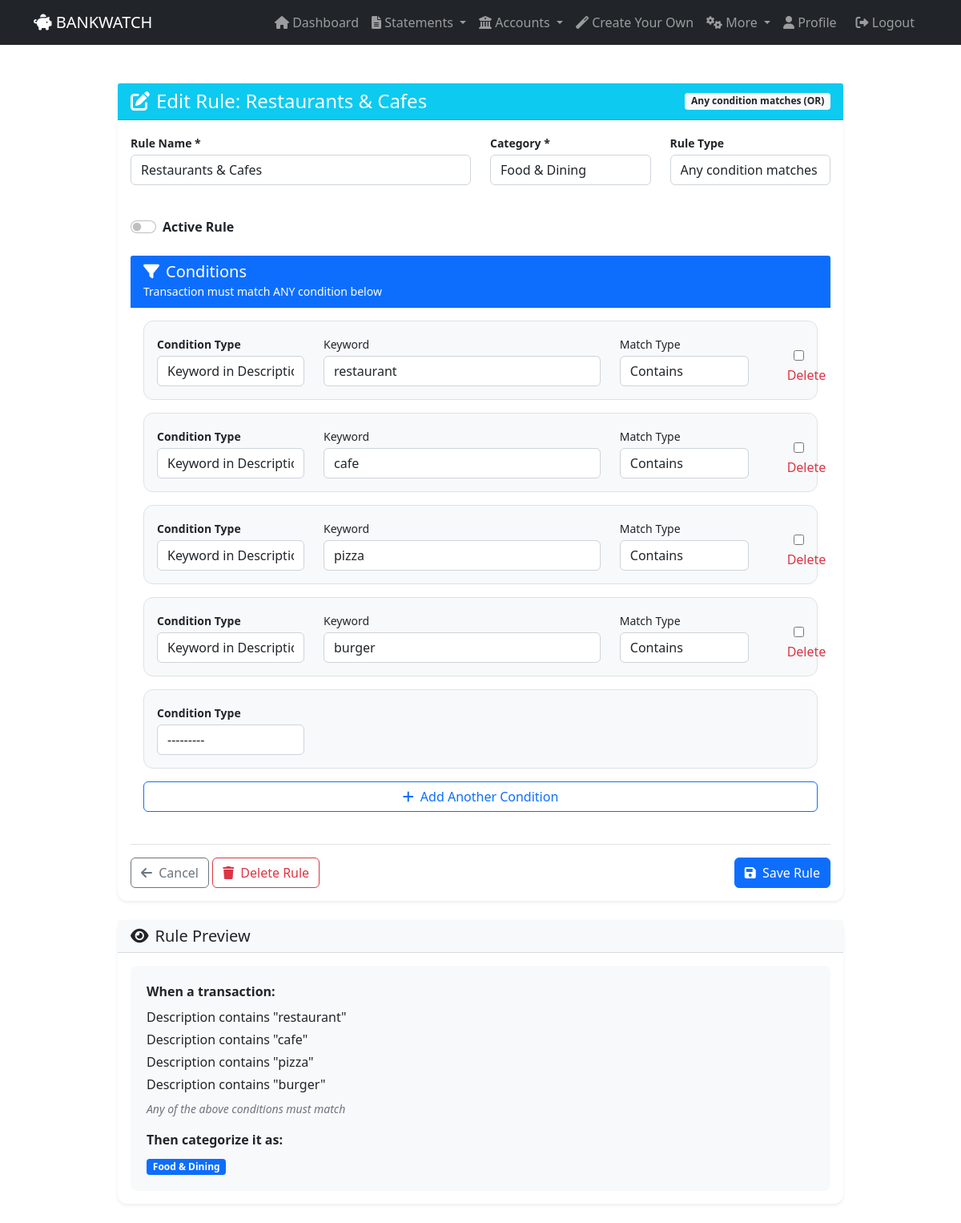
Page /analyzer/rules/7/edit/ (signed in) on the earlier database version.
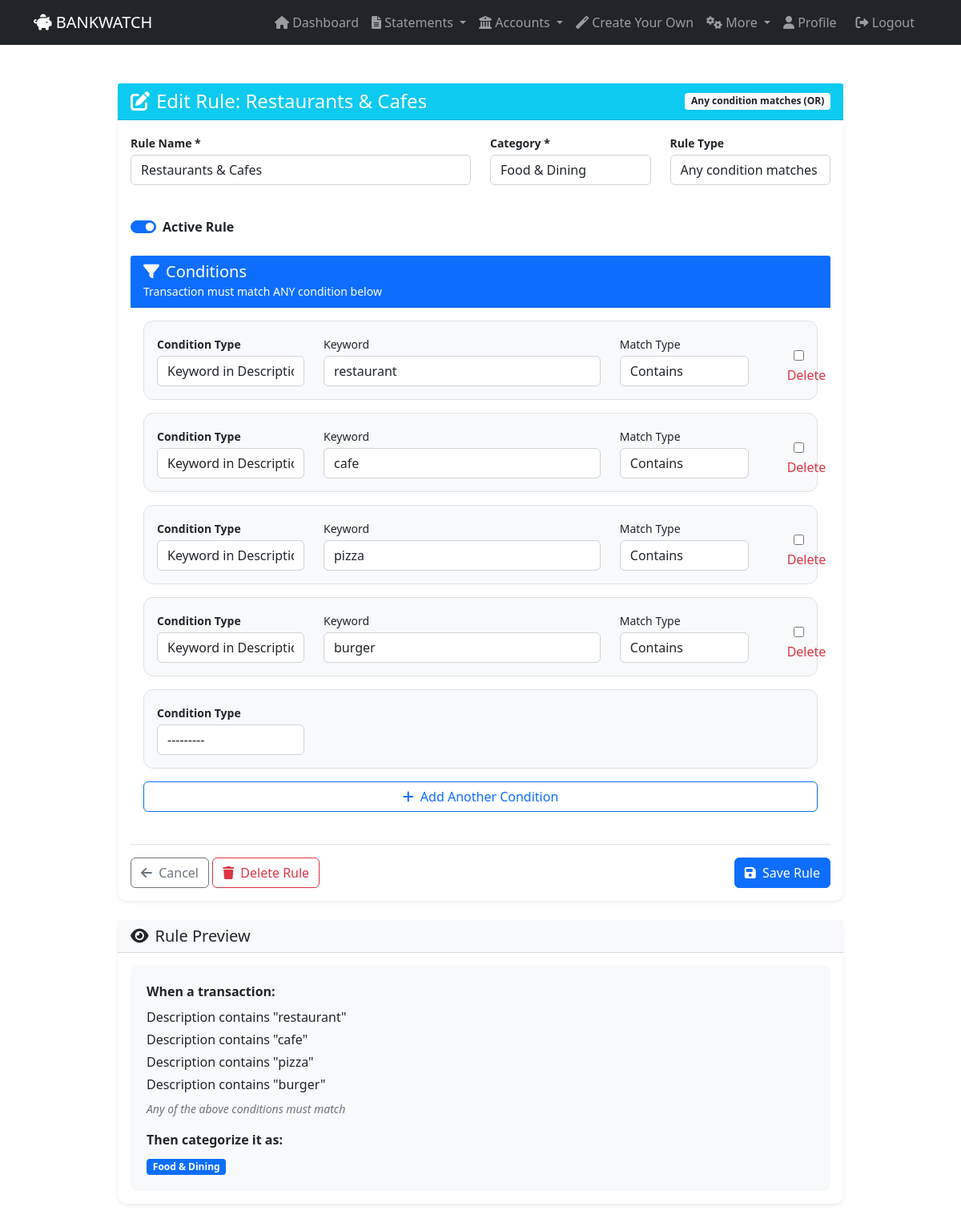
Same page on the later database version.
### analyzer/models.py (models this page shows, shortened)
class Rule(models.Model):
    user = models.ForeignKey(User, on_delete=models.CASCADE, related_name='rules')
    name = models.CharField(max_length=100)
    category = models.CharField(max_length=20, choices=Transaction.CATEGORY_CHOICES, default='OTHER')
    is_active = models.BooleanField(default=True)
    created_at = models.DateTimeField(auto_now_add=True)
    updated_at = models.DateTimeField(auto_now=True)
    RULE_TYPE_CHOICES = [
        ('AND', 'All conditions must match (AND)'),
        ('OR', 'Any condition matches (OR)'),
    ]
    rule_type = models.CharField(max_length=3, choices=RULE_TYPE_CHOICES, default='AND')

### analyzer/views.py (the view)
# urls.py: path('rules/<int:rule_id>/edit/', views.edit_rule, name='edit_rule'),
@login_required
def edit_rule(request, rule_id):
    rule = get_object_or_404(Rule, id=rule_id, user=request.user)
    if request.method == 'POST':
        form = RuleForm(request.POST, instance=rule)
        formset = RuleConditionFormSet(request.POST, instance=rule)
        if form.is_valid() and formset.is_valid():
            try:
                form.save()
                formset.save()
                messages.success(request, f'Rule "{rule.name}" updated successfully!')
                return redirect('rules_list')
            except Exception as e:
                messages.error(request, f'Error saving rule: {str(e)}')
        else:
            error_messages = []
            for field, errors in form.errors.items():
                for error in errors:
                    error_messages.append(f"{field}: {error}")
            for formset_error in formset.non_form_errors():
                error_messages.append(formset_error)
            if error_messages:
                messages.error(request, 'Please correct the errors: ' + '; '.join(error_messages))
    else:
        form = RuleForm(instance=rule)
        formset = RuleConditionFormSet(instance=rule)
    return render(request, 'analyzer/edit_rule.html', {
        'form': form,
        'formset': formset,
        'rule': rule
    })

### analyzer/rules_forms.py
class RuleForm(forms.ModelForm):
    class Meta:
        model = Rule
        fields = ['name', 'category', 'rule_type', 'is_active']
        widgets = {
            'name': forms.TextInput(attrs={
                'class': 'form-control',
                'placeholder': 'e.g., Paytm IRCTC Bookings'
            }),
            'category': forms.Select(attrs={'class': 'form-control'}),
            'rule_type': forms.Select(attrs={'class': 'form-control'}),
            'is_active': forms.CheckboxInput(attrs={'class': 'form-check-input'}),
        }

### templates/analyzer/edit_rule.html (shortened to what this page needs)
{% extends 'base.html' %}
{% load static %}
{% block content %}
<div class="container py-4">
    <div class="row justify-content-center">
        <div class="col-lg-10">
            <div class="card shadow-sm">
                <div class="card-header bg-info text-white d-flex justify-content-between align-items-center">
                    <h4 class="mb-0"><i class="fas fa-edit me-2"></i>Edit Rule: {{ rule.name }}</h4>
                    <span class="badge bg-light text-dark">{{ rule.get_rule_type_display }}</span>
                </div>
                <div class="card-body">
                    <form method="post" id="ruleForm" class="needs-validation" novalidate>
                        <div class="row mb-4">
                            <div class="col-md-6">
                                <div class="form-group mb-3">
                                    <label class="form-label fw-bold">Rule Name *</label>
                                    {{ form.name }}
                                </div>
                            </div>
                            <div class="col-md-3">
                                <div class="form-group mb-3">
                                    <label class="form-label fw-bold">Category *</label>
                                    {{ form.category }}
                                </div>
                            </div>
                            <div class="col-md-3">
                                <div class="form-group mb-3">
                                    <label class="form-label fw-bold">Rule Type</label>
                                    {{ form.rule_type }}
                                </div>
                            </div>
                        </div>
                        <div class="form-check form-switch mb-4">
                            {{ form.is_active }}
                            <label class="form-check-label fw-bold" for="{{ form.is_active.id_for_label }}">
                                Active Rule
                            </label>
                        </div>
                        <div class="card mb-4 border-primary">
                            <div class="card-header bg-primary text-white">
                                <h5 class="mb-0"><i class="fas fa-filter me-2"></i>Conditions</h5>
                                <small>
                                    {% if rule.rule_type == 'AND' %}
                                        Transaction must match ALL conditions below
                                    {% else %}
                                        Transaction must match ANY condition below
                                    {% endif %}
                                </small>
                            </div>
                            <div class="card-body">
                                <div id="conditions-container">
                                    {% for condition_form in formset %}
                                    <div class="condition-form card mb-3 p-3 border">
                                        <div class="row align-items-end">
                                            <div class="col-md-3">
                                                <label class="form-label fw-bold">Condition Type</label>
                                                {{ condition_form.condition_type }}
                                            </div>
                                            <div class="col-md-8">
                                                <div class="keyword-fields condition-fields" style="display: none;">
                                                    <div class="row">
                                                        <div class="col-8">
                                                            <label class="form-label">Keyword</label>
                                                            {{ condition_form.keyword }}
                                                        </div>
                                                        <div class="col-4">
                                                            <label class="form-label">Match Type</label>
                                                            {{ condition_form.keyword_match_type }}
                                                        </div>
                                                    </div>
                                                </div>
                                            </div>
                                            <div class="col-md-1 text-end">
                                                {% if condition_form.instance.pk %}
                                                <div class="form-check">
                                                    {{ condition_form.DELETE }}
                                                    <label class="form-check-label text-danger" for="{{ condition_form.DELETE.id_for_label }}">
                                                        Delete
                                                    </label>
                                                </div>
                                                {% else %}
                                                <button type="button" class="btn btn-sm btn-outline-danger remove-condition" style="display: none;">
                                                    <i class="fas fa-times"></i>
                                                </button>
                                                {% endif %}
                                            </div>
                                        </div>
                                    </div>
                                    {% endfor %}
                                </div>
                                <div class="d-grid">
                                    <button type="button" class="btn btn-outline-primary" id="add-condition">
                                        <i class="fas fa-plus me-1"></i> Add Another Condition
                                    </button>
                                </div>
                            </div>
                        </div>
                        <div class="d-flex justify-content-between border-top pt-3">
                            <div>
                                <a href="{% url 'rules_list' %}" class="btn btn-outline-secondary">
                                    <i class="fas fa-arrow-left me-1"></i> Cancel
                                </a>
                                <a href="{% url 'delete_rule' rule.id %}" class="btn btn-outline-danger">
                                    <i class="fas fa-trash me-1"></i> Delete Rule
                                </a>
                            </div>
                            <div>
                                <button type="submit" name="save" class="btn btn-primary" id="saveBtn">
                                    <i class="fas fa-save me-1"></i> Save Rule
                                </button>
                            </div>
                        </div>
                    </form>
                </div>
            </div>
            <div class="card shadow-sm mt-4">
                <div class="card-header bg-light">
                    <h5 class="mb-0"><i class="fas fa-eye me-2"></i>Rule Preview</h5>
                </div>
                <div class="card-body">
                    <div class="rule-preview">
                        <p class="mb-2"><strong>When a transaction:</strong></p>
                        <div id="preview-conditions">
                        </div>
                        <p class="mt-3 mb-2"><strong>Then categorize it as:</strong></p>
                        <span class="badge bg-primary" id="preview-category">{{ rule.get_category_display }}</span>
                    </div>
                </div>
            </div>
        </div>
    </div>
</div>
{% endblock %}

### templates/base.html (shortened to what this page needs)
<!DOCTYPE html>
<html lang="en">
<head>
    <link href="https://cdn.jsdelivr.net/npm/bootstrap@5.1.3/dist/css/bootstrap.min.css" rel="stylesheet">
    <link rel="stylesheet" href="https://cdnjs.cloudflare.com/ajax/libs/font-awesome/6.0.0/css/all.min.css">
</head>
<body>
    <nav class="navbar navbar-expand-lg navbar-dark bg-dark">
        <div class="container">
            <a class="navbar-brand" href="{% url 'home' %}">
                <i class="fas fa-piggy-bank"></i> BANKWATCH
            </a>
            <div class="collapse navbar-collapse" id="navbarNav">
                <ul class="navbar-nav ms-auto">
                    {% if user.is_authenticated %}
                        <li class="nav-item">
                            <a class="nav-link" href="{% url 'dashboard' %}">
                                <i class="fas fa-home"></i> Dashboard
                            </a>
                        </li>
                        <li class="nav-item dropdown">
                            <a class="nav-link dropdown-toggle" href="#" id="statementsDropdown" role="button" data-bs-toggle="dropdown">
                                <i class="fas fa-file-alt"></i> Statements
                            </a>
                        </li>
                        <li class="nav-item dropdown">
                            <a class="nav-link dropdown-toggle" href="#" id="accountsDropdown" role="button" data-bs-toggle="dropdown">
                                <i class="fas fa-bank"></i> Accounts
                            </a>
                        </li>
                        <li class="nav-item">
                            <a class="nav-link" href="{% url 'create_your_own' %}">
                                <i class="fas fa-magic"></i> Create Your Own
                            </a>
                        </li>
                        <li class="nav-item dropdown">
                            <a class="nav-link dropdown-toggle" href="#" id="rulesDropdown" role="button" data-bs-toggle="dropdown">
                                <i class="fas fa-cogs"></i> More
                            </a>
                        </li>
                        <li class="nav-item">
                            <a class="nav-link" href="{% url 'profile' %}">
                                <i class="fas fa-user"></i> Profile
                            </a>
                        </li>
                        <li class="nav-item">
                            <form method="post" action="{% url 'logout' %}" class="d-inline">
                                <button type="submit" class="nav-link btn btn-link" style="border: none; background: none; color: rgba(255,255,255,.55); padding: 8px 16px;">
                                    <i class="fas fa-sign-out-alt"></i> Logout
                                </button>
                            </form>
                        </li>
                    {% endif %}
                </ul>
            </div>
        </div>
    </nav>
    <main class="container mt-4">
        {% block content %}
        {% endblock %}
    </main>
</body>
</html>

### templates/analyzer/edit_rule.html (style rules this page uses)
.condition-form { background: #f8f9fa; border-radius: 8px; transition: all 0.3s ease; }
.form-control, .form-select { border-radius: 6px; border: 1px solid #ced4da; }
.form-label { font-size: 0.875rem; font-weight: 500; margin-bottom: 4px; }
.btn { border-radius: 6px; }
.card { border: none; border-radius: 12px; }
.rule-preview { background: #f8f9fa; padding: 20px; border-radius: 8px; }
#preview-conditions { min-height: 30px; }
.condition-fields { animation: fadeIn 0.3s ease; }

Differences in the rows shown:
changed Rule "Restaurants & Cafes": is_active "☐" → "☑"
